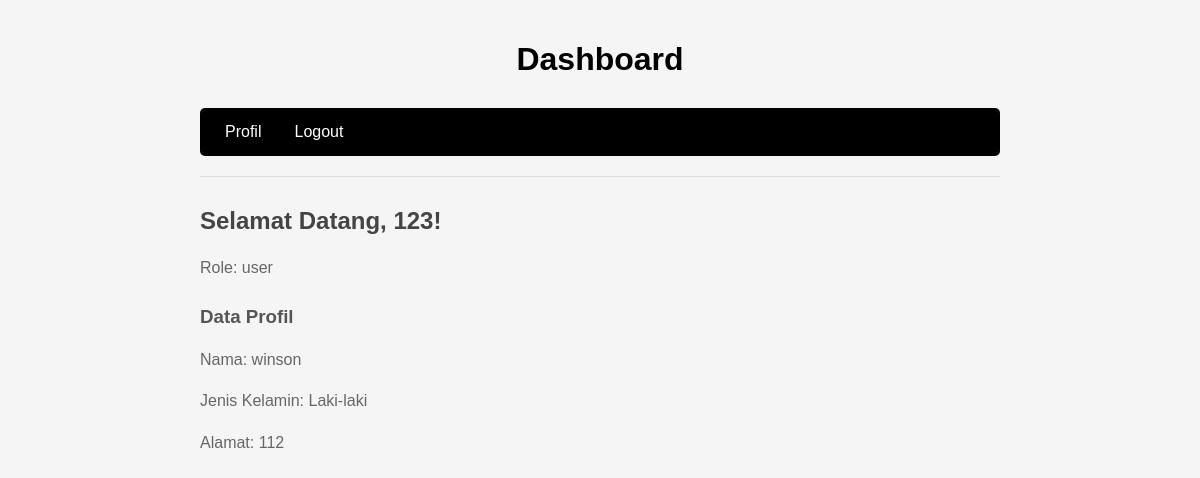
Before: / (signed in) with the older database file.
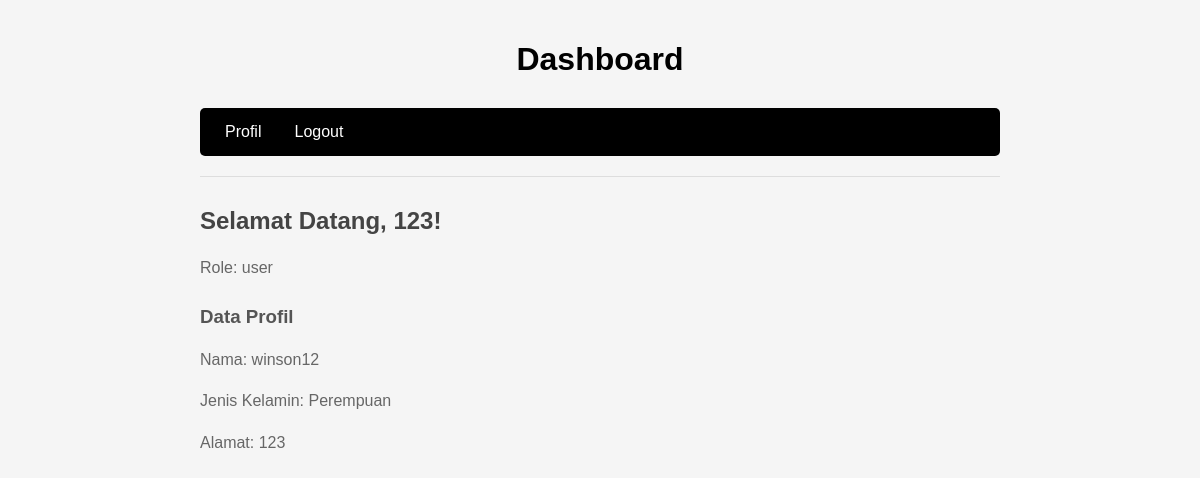
After: the same page with the newer database file.
### challenge/app.py (models this page shows)
class ProfileUser(db.Model):
    __tablename__ = 'profile_user'
    id = db.Column(db.Integer, primary_key=True)
    user_id = db.Column(db.Integer, db.ForeignKey('user.id'), nullable=False)
    nama = db.Column(db.String(100), nullable=False)
    jk = db.Column(db.String(100), nullable=False)
    alamat = db.Column(db.String(100), nullable=False)

### challenge/app.py (the view)
@app.route("/", methods=["GET", "POST"])
def index():
    if 'user_id' not in session:
        return redirect("/login")
    user = User.query.get(session['user_id'])
    if not user:
        session.clear()
        return redirect("/login")
    return render_template('index.html', user=user)

### challenge/templates/index.html (shortened to what this page needs)
<!DOCTYPE html>
<html>
  <head>
  </head>
  <body>
    <h1>Dashboard</h1>
    <nav>
      <a href="/profile">Profil</a> |
      <a href="/logout">Logout</a>
    </nav>
    <hr />
    <h2>Selamat Datang, {{ user.username }}!</h2>
    <p>Role: {{ user.role }}</p>
    {% if user.profile %}
    <h3>Data Profil</h3>
    <p>Nama: {{ user.profile.nama }}</p>
    <p>Jenis Kelamin: {{ user.profile.jk }}</p>
    <p>Alamat: {{ user.profile.alamat }}</p>
    {% else %}
    <p>
      Profil belum diisi. <a href="/profile">Klik di sini</a> untuk mengisi
      profil.
    </p>
    {% endif %}
  </body>
</html>

Changed rows visible on the page:
changed ProfileUser: profile.nama "winson" → "winson12"; profile.jk "Laki-laki" → "Perempuan"; profile.alamat "112" → "123"
